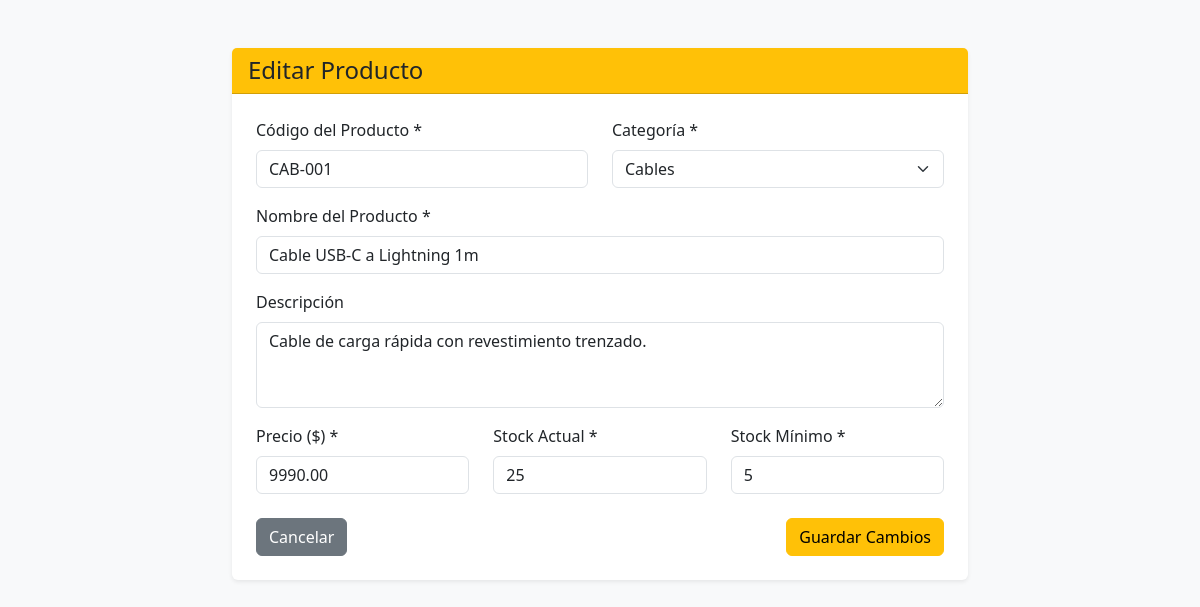
/editar_producto.php?id=2 (signed in), run on the app's committed database.
### tables this page shows
CREATE TABLE `productos` (
  `id_producto` int(11) NOT NULL,
  `codigo` varchar(50) NOT NULL,
  `nombre` varchar(150) NOT NULL,
  `descripcion` text DEFAULT NULL,
  `descripción` text DEFAULT NULL,
  `precio` decimal(10,2) NOT NULL,
  `stock_actual` int(11) NOT NULL DEFAULT 0,
  `stock_minimo` int(11) NOT NULL DEFAULT 0,
  `estado` tinyint(1) NOT NULL DEFAULT 1,
  `id_categoria` int(11) NOT NULL
);

CREATE TABLE `categoria` (
  `id_categoria` int(11) NOT NULL,
  `nombre` varchar(100) NOT NULL,
  `descripción` varchar(250) DEFAULT NULL,
  `estado` tinyint(1) NOT NULL DEFAULT 1
);

### editar_producto.php (the view, shortened to what this page needs)
<?php
require_once 'conexion.php';
$id_producto = isset($_GET['id']) ? intval($_GET['id']) : 0;
try {
    $stmtCat = $pdo->query("SELECT * FROM categoria WHERE estado = 1 ORDER BY nombre ASC");
    $categorias = $stmtCat->fetchAll();
} catch (PDOException $e) {
    die("Error al cargar categorías: " . $e->getMessage());
}
try {
    $stmt = $pdo->prepare("SELECT * FROM productos WHERE id_producto = :id AND estado = 1");
    $stmt->execute([':id' => $id_producto]);
    $producto = $stmt->fetch();
} catch (PDOException $e) {
    die("Error al consultar el producto: " . $e->getMessage());
}
?>
<!DOCTYPE html>
<html lang="es">
<head>
    <link href="https://cdn.jsdelivr.net/npm/bootstrap@5.3.0/dist/css/bootstrap.min.css" rel="stylesheet">
</head>
<body class="bg-light">
<div class="container py-5">
    <div class="row justify-content-center">
        <div class="col-md-8">
            <div class="card shadow-sm border-0">
                <div class="card-header bg-warning text-dark">
                    <h4 class="mb-0">Editar Producto</h4>
                </div>
                <div class="card-body p-4">
                    <form action="editar_producto.php?id=<?php echo $id_producto; ?>" method="POST">
                        <div class="row mb-3">
                            <div class="col-md-6">
                                <label for="codigo" class="form-label">Código del Producto *</label>
                                <input type="text" name="codigo" id="codigo" class="form-control"
                                       value="<?php echo htmlspecialchars($producto['codigo']); ?>" required>
                            </div>
                            <div class="col-md-6">
                                <label for="id_categoria" class="form-label">Categoría *</label>
                                <select name="id_categoria" id="id_categoria" class="form-select" required>
                                    <?php foreach ($categorias as $cat): ?>
                                        <option value="<?php echo $cat['id_categoria']; ?>"
                                            <?php echo ($cat['id_categoria'] == $producto['id_categoria']) ? 'selected' : ''; ?>>
                                            <?php echo htmlspecialchars($cat['nombre']); ?>
                                        </option>
                                    <?php endforeach; ?>
                                </select>
                            </div>
                        </div>
                        <div class="mb-3">
                            <label for="nombre" class="form-label">Nombre del Producto *</label>
                            <input type="text" name="nombre" id="nombre" class="form-control"
                                   value="<?php echo htmlspecialchars($producto['nombre']); ?>" required>
                        </div>
                        <div class="mb-3">
                            <label for="descripcion" class="form-label">Descripción</label>
                            <textarea name="descripcion" id="descripcion" class="form-control" rows="3"><?php echo htmlspecialchars($producto['descripcion'] ?? ''); ?></textarea>
                        </div>
                        <div class="row mb-3">
                            <div class="col-md-4">
                                <label for="precio" class="form-label">Precio ($) *</label>
                                <input type="number" step="0.01" min="0" name="precio" id="precio" class="form-control"
                                       value="<?php echo $producto['precio']; ?>" required>
                            </div>
                            <div class="col-md-4">
                                <label for="stock_actual" class="form-label">Stock Actual *</label>
                                <input type="number" min="0" name="stock_actual" id="stock_actual" class="form-control"
                                       value="<?php echo $producto['stock_actual']; ?>" required>
                            </div>
                            <div class="col-md-4">
                                <label for="stock_minimo" class="form-label">Stock Mínimo *</label>
                                <input type="number" min="0" name="stock_minimo" id="stock_minimo" class="form-control"
                                       value="<?php echo $producto['stock_minimo']; ?>" required>
                            </div>
                        </div>
                        <div class="d-flex justify-content-between mt-4">
                            <a href="productos.php" class="btn btn-secondary">Cancelar</a>
                            <button type="submit" class="btn btn-warning">Guardar Cambios</button>
                        </div>
                    </form>
                </div>
            </div>
        </div>
    </div>
</div>
</body>
</html>

### data on the page
productos: codigo "CAB-001", id_categoria "Cables", nombre "Cable USB-C a Lightning 1m", descripcion "Cable de carga rápida con revestimiento trenzado.", precio "9990.00", stock_actual "25", stock_minimo "5"
